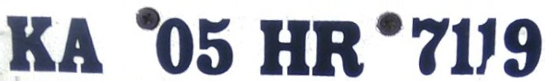
#> input picture data/input/test4.png, 545 x 81 px
$ python seg.py   (older library calls are emulated)
#> lines starting #> are read from the running program, lines starting #| are printed output that depends on the picture; after the words box and inside, x2 and y2 are one past the last pixel; in counts of white or black regions, pixels touching at a corner belong together
import cv2

img = []
width = 0
ratio = 0
height = 500

def segment(hlimit,wlimitl,wlimitu):
	global img, width, ratio

	#grayscale
	gray = cv2.cvtColor(img,cv2.COLOR_BGR2GRAY)

	#binarize
	ret,thresh = cv2.threshold(gray,127,255,cv2.THRESH_BINARY_INV)

	#find contours
	im2,ctrs, hier = cv2.findContours(thresh.copy(), cv2.RETR_EXTERNAL,
	cv2.CHAIN_APPROX_SIMPLE)

	#sort contours
	sorted_ctrs = sorted(ctrs, key=lambda ctr: cv2.boundingRect(ctr)[0])

	segments = []
	ys = []

	for i, ctr in enumerate(sorted_ctrs):
			# Get bounding box
			x, y, w, h = cv2.boundingRect(ctr)

			if h < hlimit:
				continue
			if w < width*wlimitl or w > width*wlimitu:
				continue

			# Getting ROI
			roi = img[y:y+h, x:x+w]

			#store segment
			segments.append(roi)
			ys.append(y)

			#mark reactange
			#cv2.rectangle(img,(x,y),( x + w, y + h ),(90,0,255),2)

	#cv2.imshow('marked areas',img)
	#cv2.waitKey(0)
	return segments, ys

def startSegment():
	global img, width, height, ratio

	img = cv2.imread('test4.png')
#> img is the input picture: shape (81, 545, 3); mean B, G, R 194.3, 185.5, 183

	h, w = img.shape[:2]
#> h = 81; w = 545
	ratio = w/h
#> ratio = 6.73

	if ratio < 3:
		# 2 line plate

		width = int(height*2 * ratio)
		img = cv2.resize(img, (width, height*2))

		segments, ys = segment(height/4,0.03,0.3)

		segu = []
		segl = []
		for i,seg in enumerate(segments):
			if ys[i] < height*2*0.3:
				segu.append(seg)
			else:
				segl.append(seg)
		segments = segu + segl
	else:
		# 1 line plate
		width = int(height * ratio)
#> width = 3364
		img = cv2.resize(img, (width, height))
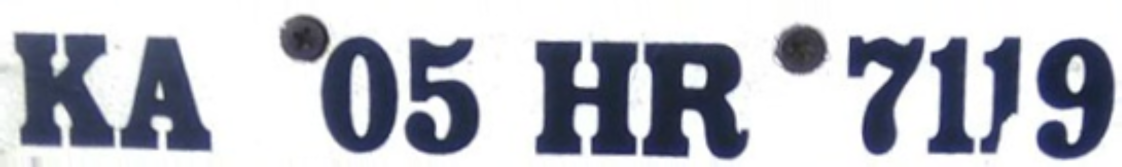
#> img: shape (500, 3364, 3) (shown at 1/3 size); mean B, G, R 194.2, 185.4, 182.9

		segments = segment(height/2,0.03,0.2)[0]
#> in segment, `gray = cv2.cvtColor(img,cv2.COLOR_BGR2GRAY)`:
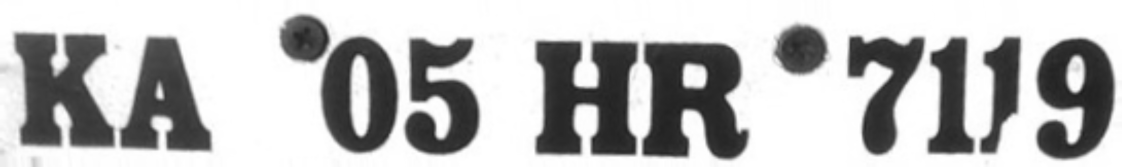
#> gray: shape (500, 3364) (shown at 1/3 size); min 26, max 255, mean 185.7
#> in segment, `ret,thresh = cv2.threshold(gray,127,255,cv2.THRESH_BINARY_INV)`:
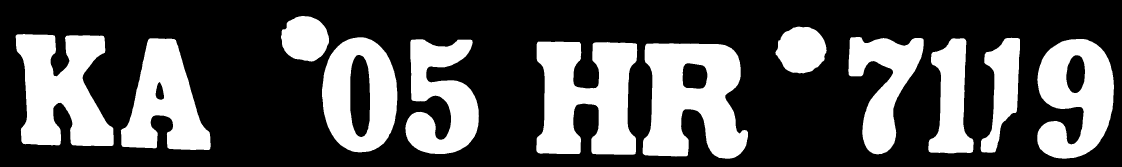
#> thresh: shape (500, 3364) (shown at 1/3 size); 32.1% white; 12 white regions
#> in segment, `im2,ctrs, hier = cv2.findContours(thresh.copy(), cv2.RETR_EXTERNAL, cv..`: ctrs = 12 contours; largest, box (x1, y1, x2, y2) and area: (1928, 130, 2244, 476) 80132, (1609, 125, 1912, 464) 73570, (47, 102, 341, 438) 65179, (966, 112, 1192, 457) 62210, (3112, 117, 3342, 476) 59097
#> in segment, `sorted_ctrs = sorted(ctrs, key=lambda ctr: cv2.boundingRect(ctr)[0])`: sorted_ctrs has the same summary as ctrs
#> the loop in segment, `for i, ctr in enumerate(sorted_ctrs):` made 12 passes
#> (x, y, w, h) on passes 1 to 12: (47, 102, 294, 336), (362, 115, 270, 335), (843, 48, 144, 137), (966, 112, 226, 345), (1216, 118, 221, 344), (1609, 125, 303, 339), (1928, 130, 316, 346), (2326, 80, 154, 140), (2545, 111, 226, 352), (2785, 115, 136, 345), (2942, 113, 118, 345), (3112, 117, 230, 359)
#> pass 1, in segment, `roi = img[y:y+h, x:x+w]`:
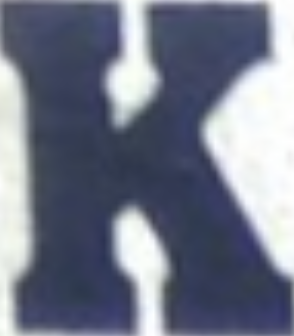
#> roi: shape (336, 294, 3); mean B, G, R 138, 120.7, 114.9
#> pass 2, in segment, `roi = img[y:y+h, x:x+w]`:
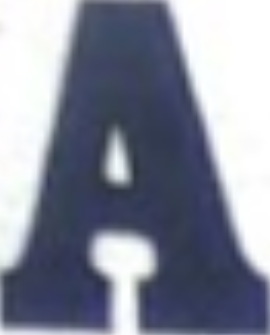
#> roi: shape (335, 270, 3); mean B, G, R 155.4, 139.6, 134.8
#> after the loop in segment, `for i, ctr in enumerate(sorted_ctrs):`: segments = 10 items; ys = [102, 115, 112, 118, 125, 130, 111, 115, 113, 117]
#> segments = 10 items

	return segments

for x in startSegment():
	cv2.imshow('i',x)
	cv2.waitKey(0)
